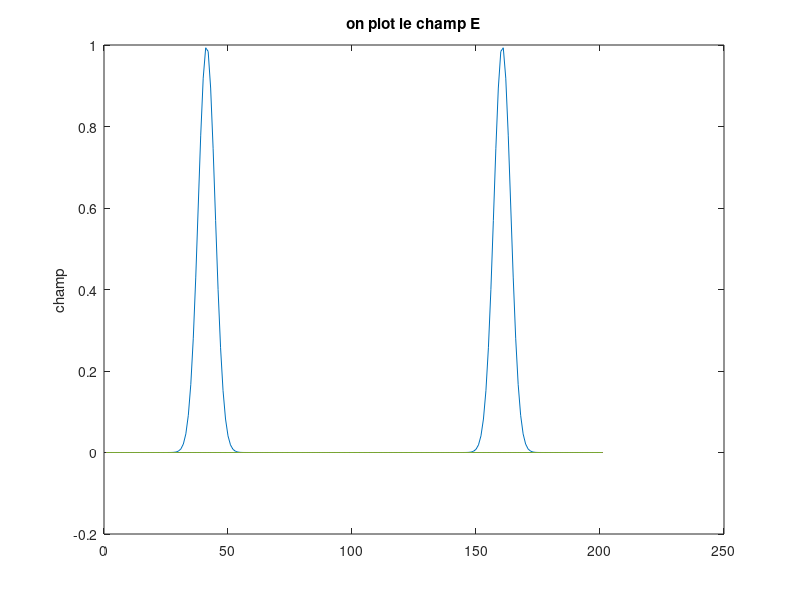
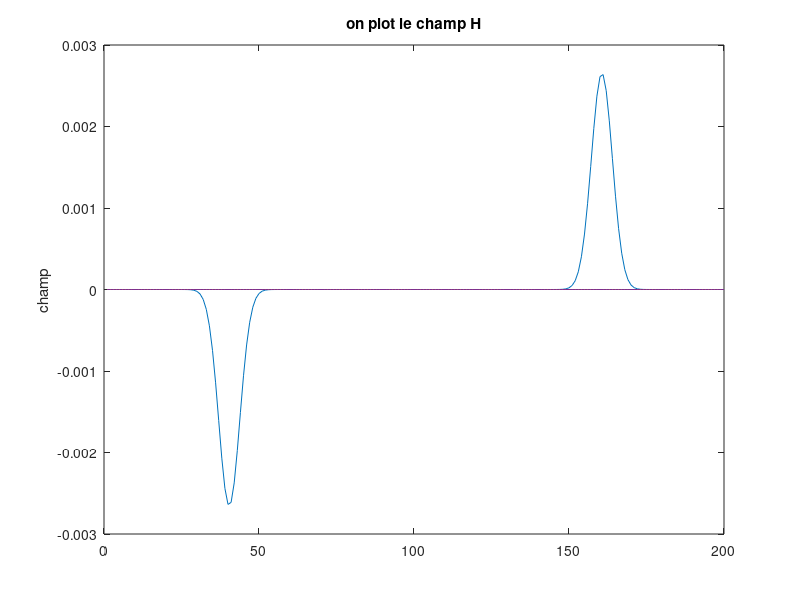

Source code (MATLAB) for these figures, in order:
%% Calcul de FDTD - Ondes planes
% 1D ==> Equations de Maxwell
clear
close all
clc

%% Definition des constantes 
eps0 = 8.8542*power(10,-12);
mu0 = 4*pi*power(10,-7);

%% Maillage : Discrétisation spatiale
L = 2; % Longeur du domaine de calcul
max_space = 201; % Nbr de points spatiaux (Nbr de champs E)
alpha = 1.01;
dz = L/(max_space-1);
dt = alpha*sqrt(eps0*mu0)*dz;

%% Discrétisation temporelle
max_time = 100;

% Source 
center = 101;
t0 = 40*dt;
spread = 1.6*power(10,-10);

%% Initialisation des champs E et H 
E = zeros(max_space);
H = zeros(max_space-1);

%% Conditions aux limites
% Conditions sur E => pas besoin car E = zeros(.)

E(1) = 0;
E(max_space) = 0;

%% Constantes 
gamma = - 1/eps0*dt/dz;
tau = -1/mu0*dt/dz;    
    
for n=1:max_time
    t = (n-1)*dt;
    
     % Equation : calcul du champ electrique 
    for k=2:max_space-1
        E(k) = E(k) + gamma*(H(k)-H(k-1));
    end
    
    % Source
    %E(center) = exp(-((t-t0)/spread)^2);
    %E(center) = exp( -((t-t0)/spread)*((t-t0)/spread));

    % Hard source
    pulse = exp((-1)*((t-t0)/spread)^2);
    E(center) = pulse;

    % Calcul du champ magnetique
    for k=1:max_space-1
        H(k) = H(k) + tau*(E(k+1) - E(k));
    end
end

figure(1)
plot(E)
title("on plot le champ E")
ylabel("champ")

figure(2)
plot(H)
title("on plot le champ H")
ylabel("champ")